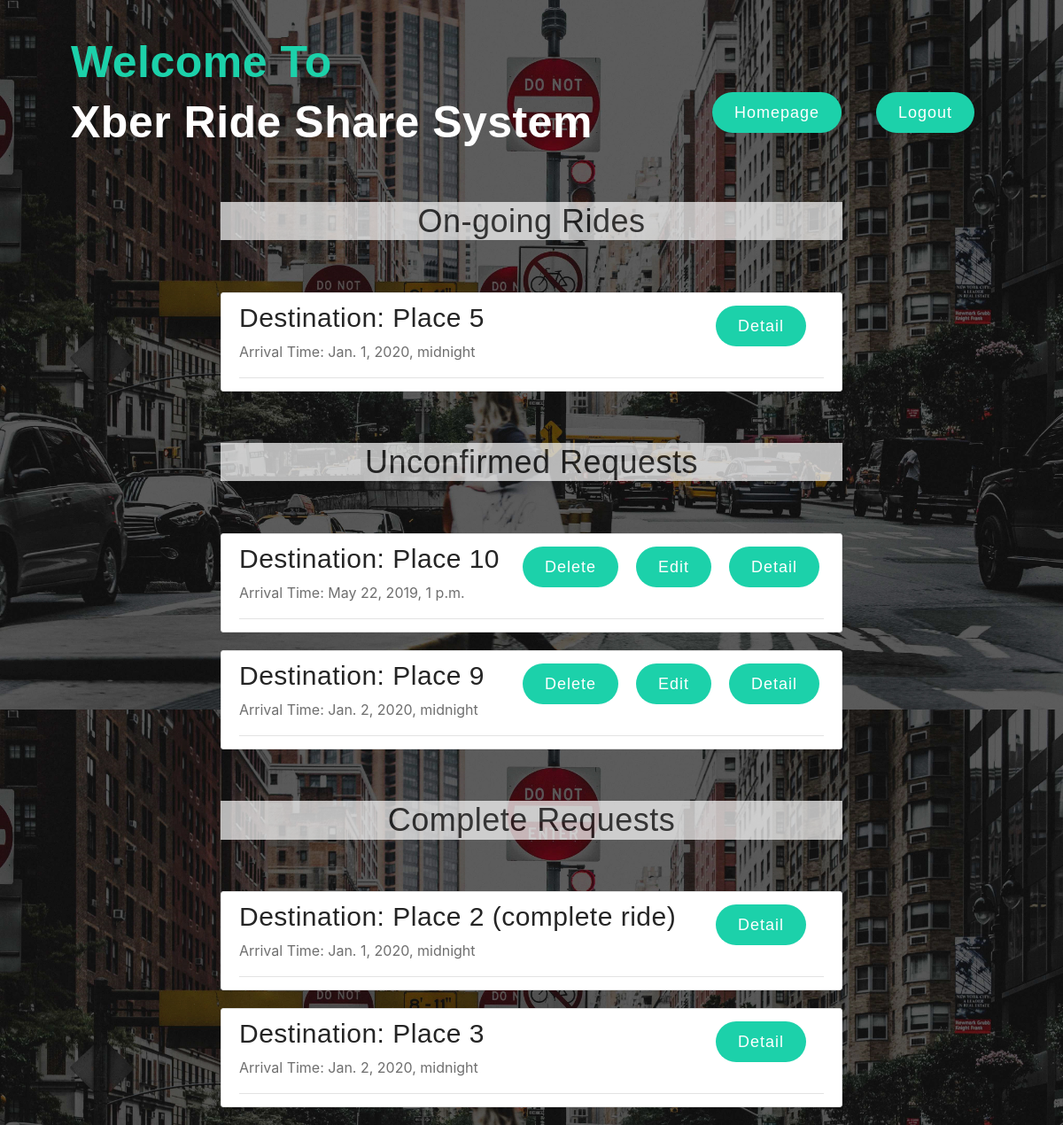
/rideService/owner/requests/ (signed in), run on an earlier commit of the app's database.
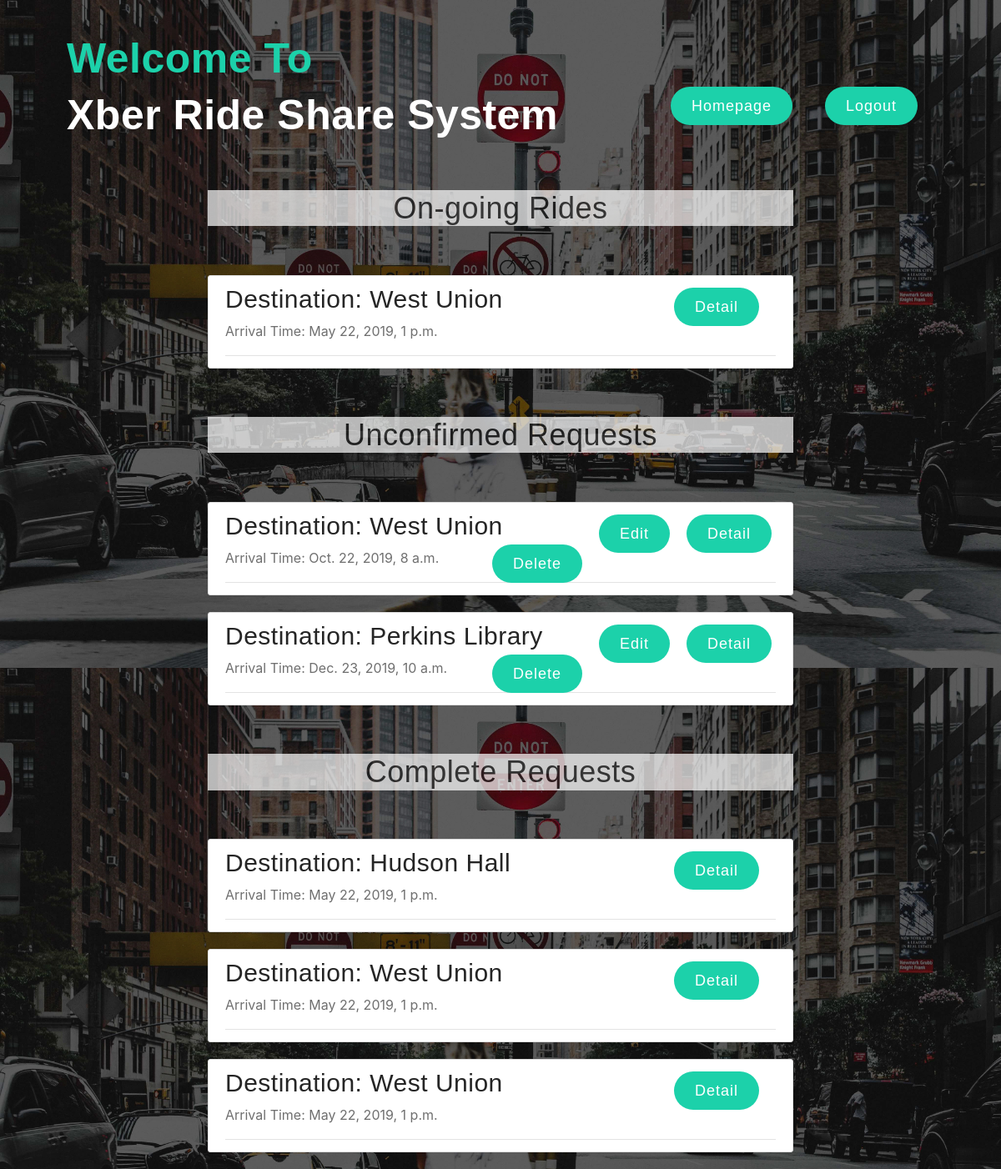
And on a later commit of the database.
### rideService/models.py (models this page shows, shortened)
class Request(models.Model):
    ride_owner = models.ForeignKey(User, on_delete=models.CASCADE)
    driver = models.ForeignKey('Driver', on_delete=models.SET_NULL, default=None, null=True)
    sharer = models.ForeignKey(User, on_delete=models.SET_NULL, default=None, null=True, related_name='sharer_request')
    destination = models.CharField(max_length=1000)
    arrival_time = models.DateTimeField()
    num_passengers = models.IntegerField(
        default=1,
        validators=[
            MaxValueValidator(10),
            MinValueValidator(1)
        ]
    )
    num_sharer = models.IntegerField(
        default=0,
        validators=[
            MaxValueValidator(10),
            MinValueValidator(0)
        ]
    )
    shareable = models.BooleanField(default=False)
    vehicle_type = models.CharField(max_length=200, null=True, blank=True)
    special_request = models.TextField(blank=True)
    status = models.CharField(max_length=1000)
    last_updated = models.DateTimeField(auto_now_add=True)

### rideService/views.py (the view)
# urls.py: path('owner/requests/', views.ownerRequest, name='owner-all-requests'),
@login_required
def ownerRequest(request):
    context = {
        'request_confirmed': Request.objects.filter(ride_owner=request.user, status='confirmed'),
        'requests_unconfirmed': Request.objects.filter(ride_owner=request.user, status='open'),
        'request_complete': Request.objects.filter(ride_owner=request.user, status='complete'),
    }
    num = len(context['request_confirmed']) + len(context['requests_unconfirmed']) + len(context['request_complete'])
    context['num'] = num
    return render(request, 'rideService/owner_request.html', context)

### rideService/templates/rideService/owner_request.html (shortened to what this page needs)
{% extends "rideService/homeBase.html" %}
{% block content %}
{%if request_confirmed%}
    <div style="font-size:50px; color:#000; margin-left: 20%; margin-right: 20%; margin-bottom: 5%; background-color:#fff; opacity: 0.7;">
        <h2 style = "text-align:center;">On-going Rides</h2>
    </div>
    {% for request in request_confirmed %}
        <article class="media content-section" style="margin-right: 20%;margin-left: 20%;">
            <div class="media-body">
                <div class="article-metadata">
                    <h3>Destination: {{ request.destination }}
                      <a style="margin-right: 20px; float:right;" class="btn btn-secondary btn-sm mt-1 mb-1" href="{% url 'request-detail' request.id %}">Detail</a>
                    </h3>
                    <p class="article-content">Arrival Time: {{ request.arrival_time}}</p>
        </article>
    {% endfor %}
{% endif %}
    {%if requests_unconfirmed %}
    <div style="font-size:50px; color:#000; margin-left: 20%;margin-right: 20%; margin-top: 5%; margin-bottom: 5%; background-color:#fff; opacity: 0.7;">
        <h2 style = "text-align:center;">Unconfirmed Requests</h2>
    </div>
    {% for request in requests_unconfirmed %}
        <article class="media content-section" style="margin-right: 20%;margin-left: 20%;">
          <div class="media-body">
            <div class="article-metadata">
                <h3>Destination: {{ request.destination }}
                    <a style="margin-right: 5px; float:right;" class="btn btn-secondary btn-sm mt-1 mb-1" href="{% url 'request-detail' request.id %}">Detail</a>
                    <a style="margin-right: 20px; float:right;" class="btn btn-secondary btn-sm mt-1 mb-1" href="{% url 'request-update' request.id %}">Edit</a>
                    <a style="margin-right: 20px; float:right;" class="btn btn-danger btn-sm mt-1 mb-1" href="{% url 'request-delete' request.id %}">Delete</a>
                </h3>
                <p class="article-content">Arrival Time: {{ request.arrival_time}}</p>
        </article>
    {% endfor %}
    {% endif %}
    {%if request_complete %}
    <div style="font-size:50px; color:#000; margin-left: 20%;margin-right: 20%; margin-top: 5%; margin-bottom: 5%; background-color:#fff; opacity: 0.7;">
        <h2 style = "text-align:center;">Complete Requests</h2>
    </div>
    {% for request in request_complete %}
        <article class="media content-section" style="margin-right: 20%;margin-left: 20%;">
          <div class="media-body">
            <div class="article-metadata">
                <h3>Destination: {{ request.destination }}
                    <a style="margin-right: 20px; float:right;" class="btn btn-secondary btn-sm mt-1 mb-1" href="{% url 'request-detail' request.id %}">Detail</a>
                </h3>
                <p class="article-content">Arrival Time: {{ request.arrival_time}}</p>
        </article>
    {% endfor %}
    {% endif %}
{% endblock content %}

### rideService/templates/rideService/homeBase.html (shortened to what this page needs)
<!DOCTYPE html>
<html lang="en">
<head>
  <link rel="stylesheet" href="https://stackpath.bootstrapcdn.com/bootstrap/4.1.3/css/bootstrap.min.css">
  {% load static %}
  <link rel="stylesheet" href="{% static 'css/styles.css' %}">
</head>
<body style="margin-top: 40px;">
    <div style="margin-left: 80px">
        <h2 style="color: #1cd1aa; font-size: 50px;font-weight: bold">
            Welcome To
        </h2>
        <h2 style="color: #ffffff; font-size: 50px;font-weight: bold">
            Xber Ride Share System
        </h2>
    </div>
    <a href="{% url 'role' %}" class="btn btn-secondary btn-sm mt-1 mb-1" style="position: absolute; right:250px; top:100px;">
        Homepage
    </a>
    {% if user.is_authenticated %}
        <a href="{% url 'logout' %}" class="btn btn-secondary btn-sm mt-1 mb-1" style="position: absolute; right:100px; top:100px;">
            Logout
        </a>
    {% endif %}
    <div class = 'container-fluid' style="margin-top: 5%">
            {% block content %}{% endblock %}
    </div>
</body>
</html>

### rideService/static/css/styles.css (style rules this page uses)
body { background-image: url("background.jpeg"); background-size: 100% auto; background-color:#000000; color: #333333; margin-top: 5rem; }
h1, h2, h3, h4, h5, h6 { font-weight: normal; color: #252525; letter-spacing: 0.5px; font-family: 'Montserrat', sans-serif; }
h2 { font-size: 36px; }
h3 { font-size: 30px; }
p { font-weight: 400; color: #6f6f6f; line-height: 24px; text-rendering: optimizeLegibility; }
.content-section { background: #ffffff; padding: 10px 20px; border: 1px solid #dddddd; border-radius: 3px; margin-bottom: 20px; }
.article-content { white-space: pre-line; }
.article-metadata { padding-bottom: 1px; margin-bottom: 4px; border-bottom: 1px solid #e3e3e3 }
.btn { border: none; color: #fff; display: inline-block; padding: 0px 25px; font-weight: normal; font-size: 18px; border-radius: 30px; font-family: 'Montserrat', sans-serif; line-height: 46px; background: #1cd1aa; letter-spacing: 1px; position: relative; z-index: 1; }

What changed in the data, as far as the page shows it:
removed Request: destination "Place 5", arrival_time "Jan. 1, 2020, midnight", shown under "On-going Rides"
removed Request: destination "Place 10", arrival_time "May 22, 2019, 1 p.m.", shown under "Unconfirmed Requests"
removed Request: destination "Place 9", arrival_time "Jan. 2, 2020, midnight", shown under "Unconfirmed Requests"
removed Request: destination "Place 2 (complete ride)", arrival_time "Jan. 1, 2020, midnight", shown under "Complete Requests"
removed Request: destination "Place 3", arrival_time "Jan. 2, 2020, midnight", shown under "Complete Requests"
added Request: destination "West Union", arrival_time "May 22, 2019, 1 p.m.", shown under "On-going Rides"
added Request: destination "West Union", arrival_time "Oct. 22, 2019, 8 a.m.", shown under "Unconfirmed Requests"
added Request: destination "Perkins Library", arrival_time "Dec. 23, 2019, 10 a.m.", shown under "Unconfirmed Requests"
added Request: destination "Hudson Hall", arrival_time "May 22, 2019, 1 p.m.", shown under "Complete Requests"
added Request: destination "West Union", arrival_time "May 22, 2019, 1 p.m.", shown under "Complete Requests"
added Request: destination "West Union", arrival_time "May 22, 2019, 1 p.m.", shown under "Complete Requests"
